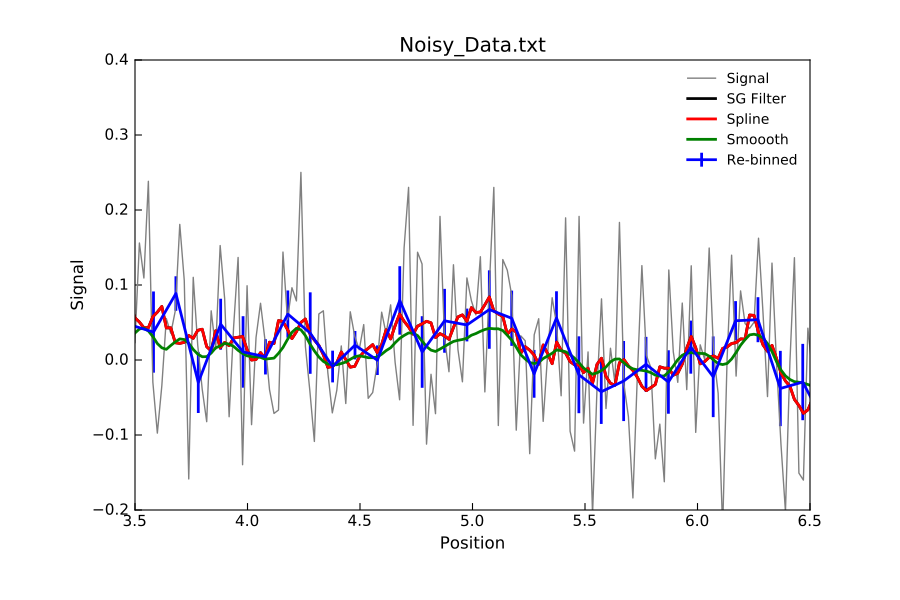

Write the Python code that produced this figure.
"""Smoothing Data methods example."""
from Stoner import Data
import matplotlib.pyplot as plt

fig=plt.figure(figsize=(9,6))

d=Data("Noisy_Data.txt",setas="xy")

d.fig=fig
d.plot(color='grey')
# Filter with Savitsky-Golay filter, linear over 7 ppoints
d.SG_Filter(result=True,points=11,header="S-G Filtered")
d.setas="x.y"
d.plot(lw=2,label="SG Filter")
d.setas="xy"
#Filter with cubic splines
d.spline(replace=2,order=3,smoothing=4,header="Spline")
d.setas="x.y"
d.plot(lw=2,label="Spline")
d.setas="xy"
# Rebin data
d.smooth("hamming",size=0.2,result=True,replace=False,header="Smoothed")
d.setas="x...y"
d.plot(lw=2,label="Smoooth",color="green")
d.setas="xy"
d2=d.bin(bins=100,mode="lin")
d2.fig=d.fig
d2.plot(lw=2,label="Re-binned",color="blue")
d2.xlim(3.5,6.5)
d2.ylim(-0.2,0.4)
